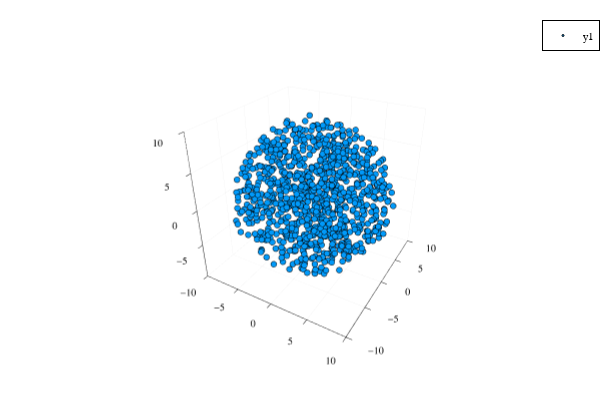

This figure's notebook cell:
### Code cell
limits = (-10, 10)
scatter(
    pos[1, :], pos[2, :], pos[3, :],
    xlims=limits, ylims=limits,zlims=limits,
    markersize=1
)

### Figure 1 — Plotly figure (JSON) as saved in the notebook; plotly's stock layout.template omitted (floating-point values rounded to 4 significant figures; data arrays with more than 128 entries replaced by an {"elided": "..."} marker saying what was removed)
{"data": [{"colorbar": {"title": ""}, "legendgroup": "y1", "marker": {"color": "rgba(0, 154, 250, 1.000)", "line": {"color": "rgba(0, 0, 0, 1.000)", "width": 1}, "size": 2, "symbol": "circle"}, "mode": "markers", "name": "y1", "scene": "scene", "showlegend": true, "type": "scatter3d", "x": {"elided": "1000 float values"}, "xaxis": "x", "y": {"elided": "1000 float values"}, "yaxis": "y", "z": {"elided": "1000 float values"}, "zaxis": "z", "zmax": null, "zmin": null}], "layout": {"annotations": [], "height": 400, "legend": {"bgcolor": "rgba(255, 255, 255, 1.000)", "bordercolor": "rgba(0, 0, 0, 1.000)", "borderwidth": 1, "font": {"color": "rgba(0, 0, 0, 1.000)", "family": "sans-serif", "size": 11}, "title": {"font": {"color": "rgba(0, 0, 0, 1.000)", "family": "sans-serif", "size": 15}, "text": ""}, "tracegroupgap": 0, "traceorder": "normal", "x": 1, "xanchor": "auto", "y": 1, "yanchor": "auto"}, "margin": {"b": 20, "l": 0, "r": 0, "t": 20}, "paper_bgcolor": "rgba(255, 255, 255, 1.000)", "plot_bgcolor": "rgba(255, 255, 255, 1.000)", "scene": {"camera": {"eye": {"x": 1.126, "y": -1.95, "z": 1.3}}, "domain": {"x": [0.05101, 0.9934], "y": [0.03762, 0.9902]}, "xaxis": {"gridcolor": "rgba(0, 0, 0, 0.100)", "gridwidth": 0.5, "linecolor": "rgba(0, 0, 0, 1.000)", "mirror": false, "range": [-10, 10], "showgrid": true, "showline": true, "showticklabels": true, "tickangle": 0, "tickcolor": "rgb(0, 0, 0)", "tickfont": {"color": "rgba(0, 0, 0, 1.000)", "family": "sans-serif", "size": 11}, "tickmode": "array", "ticks": "inside", "ticktext": ["−10", "−5", "0", "5", "10"], "tickvals": [-10, -5, 0, 5, 10], "title": "", "titlefont": {"color": "rgba(0, 0, 0, 1.000)", "family": "sans-serif", "size": 15}, "type": "-", "visible": true, "zeroline": false, "zerolinecolor": "rgba(0, 0, 0, 1.000)"}, "yaxis": {"gridcolor": "rgba(0, 0, 0, 0.100)", "gridwidth": 0.5, "linecolor": "rgba(0, 0, 0, 1.000)", "mirror": false, "range": [-10, 10], "showgrid": true, "showline": true, "showticklabels": true, "tickangle": 0, "tickcolor": "rgb(0, 0, 0)", "tickfont": {"color": "rgba(0, 0, 0, 1.000)", "family": "sans-serif", "size": 11}, "tickmode": "array", "ticks": "inside", "ticktext": ["−10", "−5", "0", "5", "10"], "tickvals": [-10, -5, 0, 5, 10], "title": "", "titlefont": {"color": "rgba(0, 0, 0, 1.000)", "family": "sans-serif", "size": 15}, "type": "-", "visible": true, "zeroline": false, "zerolinecolor": "rgba(0, 0, 0, 1.000)"}, "zaxis": {"gridcolor": "rgba(0, 0, 0, 0.100)", "gridwidth": 0.5, "linecolor": "rgba(0, 0, 0, 1.000)", "mirror": false, "range": [-10, 10], "showgrid": true, "showline": true, "showticklabels": true, "tickangle": 0, "tickcolor": "rgb(0, 0, 0)", "tickfont": {"color": "rgba(0, 0, 0, 1.000)", "family": "sans-serif", "size": 11}, "tickmode": "array", "ticks": "inside", "ticktext": ["−10", "−5", "0", "5", "10"], "tickvals": [-10, -5, 0, 5, 10], "title": "", "titlefont": {"color": "rgba(0, 0, 0, 1.000)", "family": "sans-serif", "size": 15}, "type": "-", "visible": true, "zeroline": false, "zerolinecolor": "rgba(0, 0, 0, 1.000)"}}, "showlegend": true, "width": 600}}
